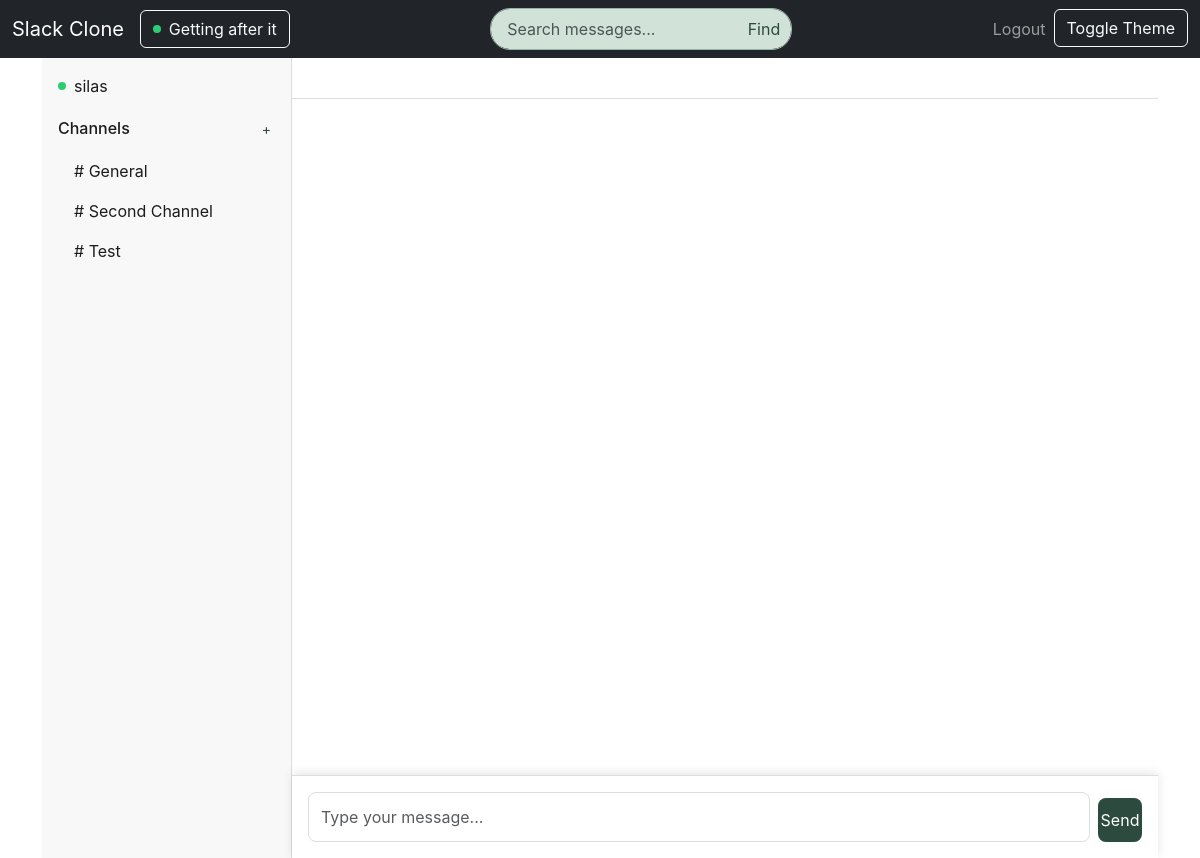
/chat (signed in), run on an earlier commit of the app's database.
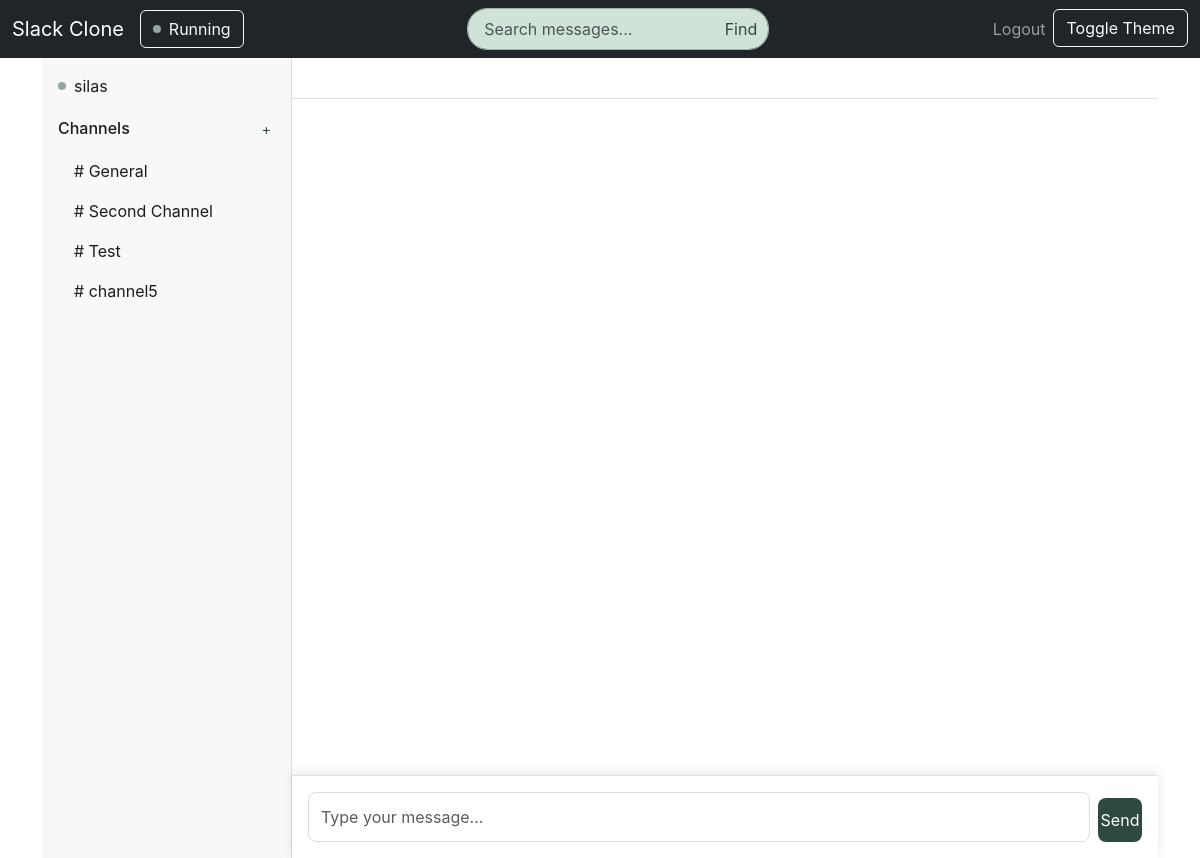
And on a later commit of the database.
### models.py (models this page shows, shortened)
class User(UserMixin, db.Model):
    id = db.Column(db.Integer, primary_key=True)
    username = db.Column(db.String(64), unique=True, nullable=False)
    email = db.Column(db.String(120), unique=True, nullable=False)
    password_hash = db.Column(db.String(256))
    is_online = db.Column(db.Boolean, default=False)
    status = db.Column(db.String(50), default="Available")
    custom_status = db.Column(db.String(100))
    status_emoji = db.Column(db.String(32))  # New: Status emoji
    last_seen = db.Column(db.DateTime, default=datetime.utcnow)
    role = db.Column(db.String(20), default="member")  # New: User role
    join_date = db.Column(db.DateTime, default=datetime.utcnow)  # New: Join date
    bio = db.Column(db.String(500))  # New: User bio
    messages = db.relationship('Message', backref='user', lazy=True, foreign_keys='Message.user_id')
    pinned_messages = db.relationship('Message', backref='pinned_by', lazy=True, foreign_keys='Message.pinned_by_id')
    bookmarks = db.relationship('UserBookmark', backref='user', lazy=True)

class Channel(db.Model):
    id = db.Column(db.Integer, primary_key=True)
    name = db.Column(db.String(64), nullable=False)
    description = db.Column(db.String(256))
    created_at = db.Column(db.DateTime, default=datetime.utcnow)
    created_by_id = db.Column(db.Integer, db.ForeignKey('user.id'))
    is_private = db.Column(db.Boolean, default=False)
    messages = db.relationship('Message', backref='channel', lazy=True)

### app.py (the view)
@app.route('/chat')
@login_required
def chat():
    channels = Channel.query.all()
    return render_template('chat.html', channels=channels)

### app.py (called while the page is built)
@login_manager.user_loader
def load_user(user_id):
    from models import User
    return User.query.get(int(user_id))

### templates/chat.html (shortened to what this page needs)
{% extends "base.html" %}
{% block content %}
<div class="container">
    <div class="sidebar">
        <div class="user-info mb-3">
            <div class="d-flex align-items-center">
                <span class="status-dot {{ 'online' if current_user.is_online else 'offline' }}"></span>
                <span>{{ current_user.username }}</span>
            </div>
        </div>
        <div class="d-flex justify-content-between align-items-center mb-2">
            <h6 class="channels-header mb-0">Channels</h6>
            <button class="btn btn-sm btn-outline-primary p-1" data-bs-toggle="modal" data-bs-target="#newChannelModal">+</button>
        </div>
        <ul class="channel-list" id="channel-list">
            {% for channel in channels %}
            <li class="channel-item" data-channel-id="{{ channel.id }}">
                # {{ channel.name }}
            </li>
            {% endfor %}
        </ul>
    </div>
    <div class="main-content">
        <div class="channel-header" id="channel-header">
        </div>
        <div class="message-container" id="message-container">
        </div>
        <div class="input-container">
            <textarea
                id="message-input"
                class="form-control"
                placeholder="Type your message..."
                rows="1"
            ></textarea>
            <button class="send-button" title="Send message">Send</button>
        </div>
    </div>
</div>
{% endblock %}

### templates/base.html (shortened to what this page needs)
<!DOCTYPE html>
<html lang="en">
<head>
    <link href="https://cdn.jsdelivr.net/npm/bootstrap@5.3.0/dist/css/bootstrap.min.css" rel="stylesheet">
    <link href="{{ url_for('static', filename='css/style.css') }}" rel="stylesheet">
</head>
<body>
    {% block body %}
    <nav class="navbar navbar-expand-lg navbar-dark bg-dark">
        <div class="container-fluid">
            <a class="navbar-brand" href="/">Slack Clone</a>
            <div class="collapse navbar-collapse" id="navbarNav">
                <ul class="navbar-nav me-auto">
                    {% if current_user.is_authenticated %}
                    <li class="nav-item">
                        <button class="btn btn-outline-light me-2" data-bs-toggle="modal" data-bs-target="#statusModal">
                            <span class="status-dot {{ 'online' if current_user.is_online else 'offline' }}"></span>
                            {{ current_user.custom_status or 'Set status' }}
                        </button>
                    </li>
                    {% endif %}
                </ul>
                {% if current_user.is_authenticated %}
                <div class="nav-link search-container mx-auto">
                    <input type="text" id="searchInput" class="form-control" placeholder="Search messages...">
                    <button id="searchBtn" class="btn btn-outline-light">
                        Find
                    </button>
                </div>
                {% endif %}
                <ul class="navbar-nav ms-auto">
                    {% if current_user.is_authenticated %}
                    <li class="nav-item">
                        <a class="nav-link" href="{{ url_for('auth.logout') }}">Logout</a>
                    </li>
                    {% else %}
                    <li class="nav-item">
                        <a class="nav-link" href="{{ url_for('auth.login') }}">Login</a>
                    </li>
                    {% endif %}
                    <li class="nav-item">
                        <button id="theme-toggle" class="btn btn-outline-light">Toggle Theme</button>
                    </li>
                </ul>
            </div>
        </div>
    </nav>
    {% block content %}{% endblock %}
    {% endblock %}
</body>
</html>

What changed in the data, as far as the page shows it:
changed User "silas": is_online True → False (drawn); custom_status "Getting after it" → "Running"
added Channel: name "channel5"
